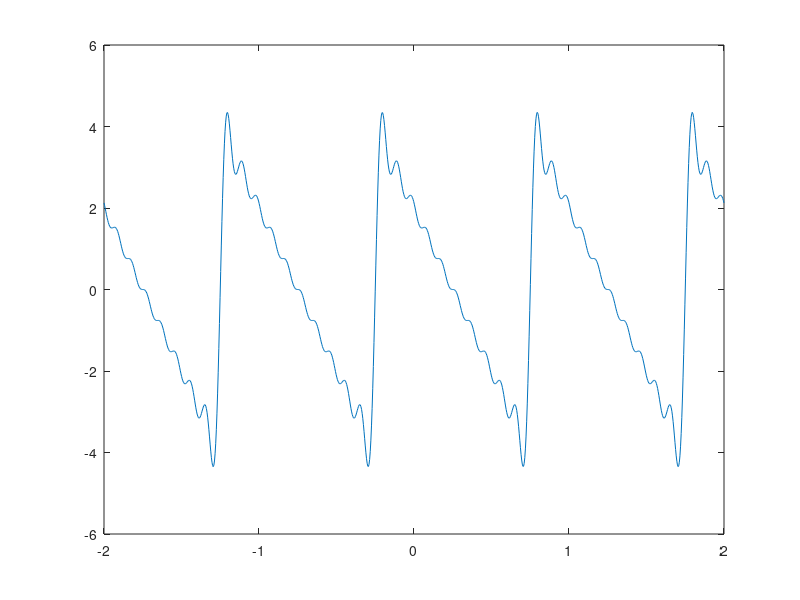

Recreate this plot in MATLAB.
% Define A_n function (Question 1, Square Wave)
An = @(n) -4./(n*pi) .* (-1).^((n+1)/2);

function f_reconstructed = fourierSeriesRecon_An(An, N, t)
    v0 = 1;
    % Initialize output
    f_reconstructed = zeros(size(t));
    
    % Loop through n values and sum up the series
    for n = -N:N
        if n ~= 0
            f_reconstructed = f_reconstructed + ...
                An(n) * exp(1i*2*pi*n*v0*t);
        end
    end
end

% Then to use it:
t = linspace(-2, 2, 1000);  % Time points
N = 10;  % Number of terms
f = fourierSeriesRecon_An(An, N, t);

% Plot the result
plot(t, real(f));